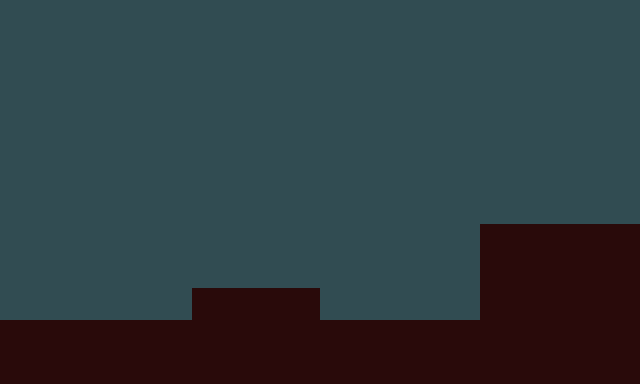

A 2D game scene composited from a Tiled map and its tileset images. What follows is a short description and the map's XML, with each tile layer's data collapsed to a summary:
An orthogonal 20x12 tile map with 32x32 px tiles, 1 tile layer (Camada de Tiles 1) and 8 objects (2x Coin, Player, Door).

<map version="1.8" tiledversion="1.8.4" orientation="orthogonal" renderorder="right-down" width="20" height="12" tilewidth="32" tileheight="32" infinite="0" nextlayerid="4" nextobjectid="14">
 <tileset firstgid="1" source="Spritesheet.tsx" />
 <layer id="1" name="Camada de Tiles 1" width="20" height="12">
  <data>[240 cells, 240 non-empty, 2 distinct tile ids]</data>
 </layer>
 <objectgroup id="3" name="SpawnPoint">
  <object id="5" type="Player" x="80.7722" y="304.731" />
  <object id="6" type="Coin" x="236.197" y="268.017" />
  <object id="8" type="Coin" x="298.612" y="270.464" />
  <object id="9" type="Door" x="587.434" y="167.663" width="48.9528" height="53.8481" />
  <object id="10" gid="8" x="64.7722" y="321.955" width="32" height="32" />
  <object id="11" gid="11" x="221.421" y="285.241" width="32" height="32" />
  <object id="12" gid="11" x="283.836" y="288.912" width="32" height="32" />
  <object id="13" gid="10" x="609.372" y="222.826" width="32" height="32" />
 </objectgroup>
</map>
